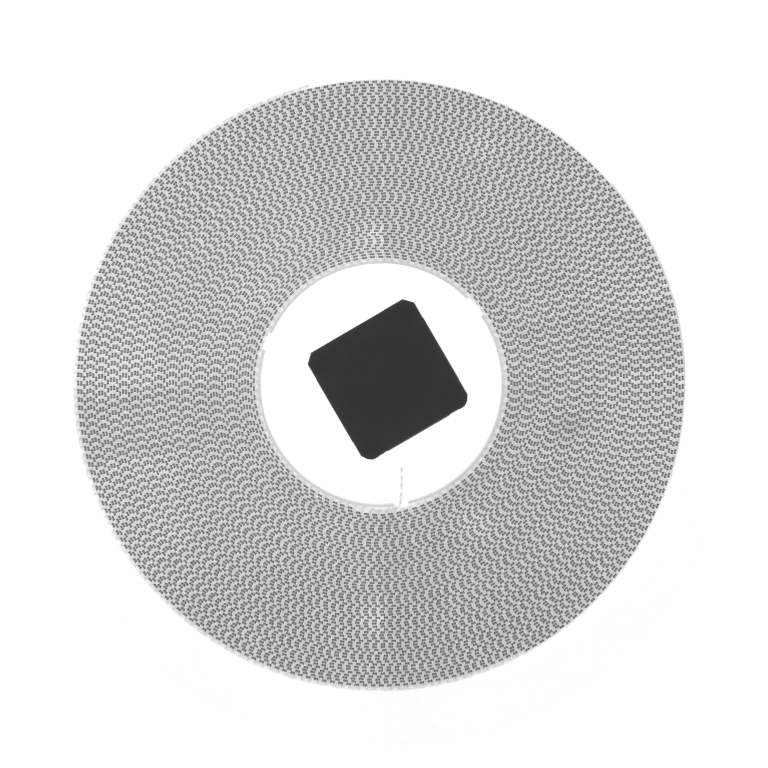
#> input picture opencv_count_reel/reel01.jpg, 3072 x 3072 px, found by its file name (shown at 1/4 size)
$ python count_reel.py
#> lines starting #> are read from the running program, lines starting #| are printed output that depends on the picture; after the words box and inside, x2 and y2 are one past the last pixel; in counts of white or black regions, pixels touching at a corner belong together
import cv2
#reel_img=cv2.imread(r'E:\GitHub\PythonDoSomething\\opencv_count_reel\reel01.jpg',cv2.IMREAD_GRAYSCALE)
reel_img=cv2.imread(r'E:\GitHub\PythonDoSomething\opencv_count_reel\reel01.jpg')
#> reel_img is the input picture: shape (3072, 3072, 3); min 48, max 255, mean 216.3
#reel_img = cv2.resize(reel_img,(600,600),interpolation=cv2.INTER_AREA)
reel_img_gray = cv2.cvtColor(reel_img, cv2.COLOR_BGR2GRAY)
ret,binary_reel_img=cv2.threshold(reel_img_gray,175,255,cv2.THRESH_BINARY)
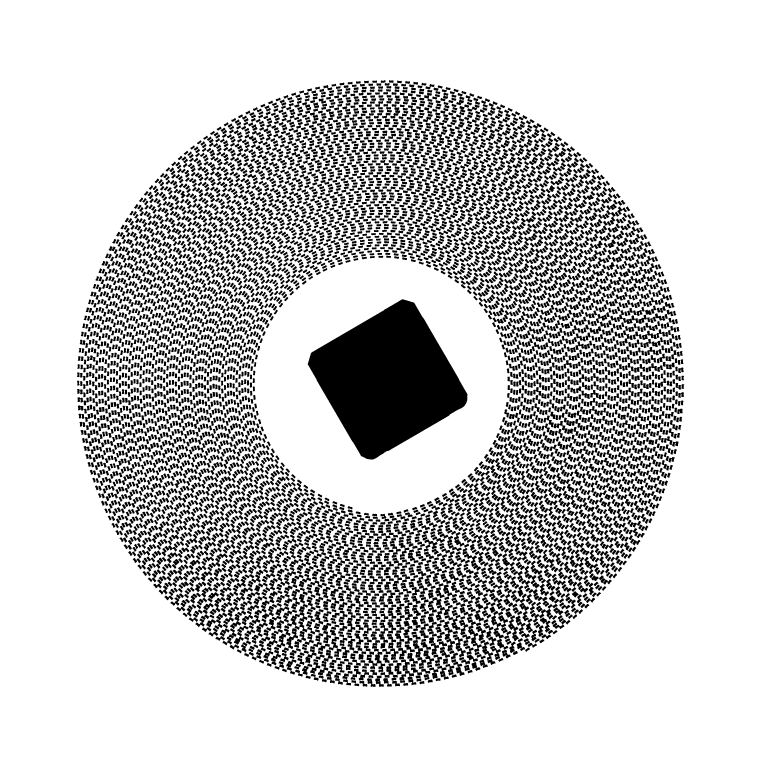
#> binary_reel_img: shape (3072, 3072) (shown at 1/4 size); 80.2% white; 7533 black regions

contours,hierarchy = cv2.findContours(binary_reel_img,cv2.RETR_TREE,cv2.CHAIN_APPROX_SIMPLE)    # 输出为三个参数
#> contours = 8192 contours, 335 with area under 20; largest, box (x1, y1, x2, y2) and area: (0, 0, 3072, 3072) 9431041, (1230, 1196, 1871, 1839) 242778, (1144, 2375, 1232, 2598) 4662, (1455, 2559, 1542, 2690) 4193, (1853, 2446, 1928, 2623) 3428
img_after=cv2.drawContours(reel_img,contours,-1,(0,0,255),1)
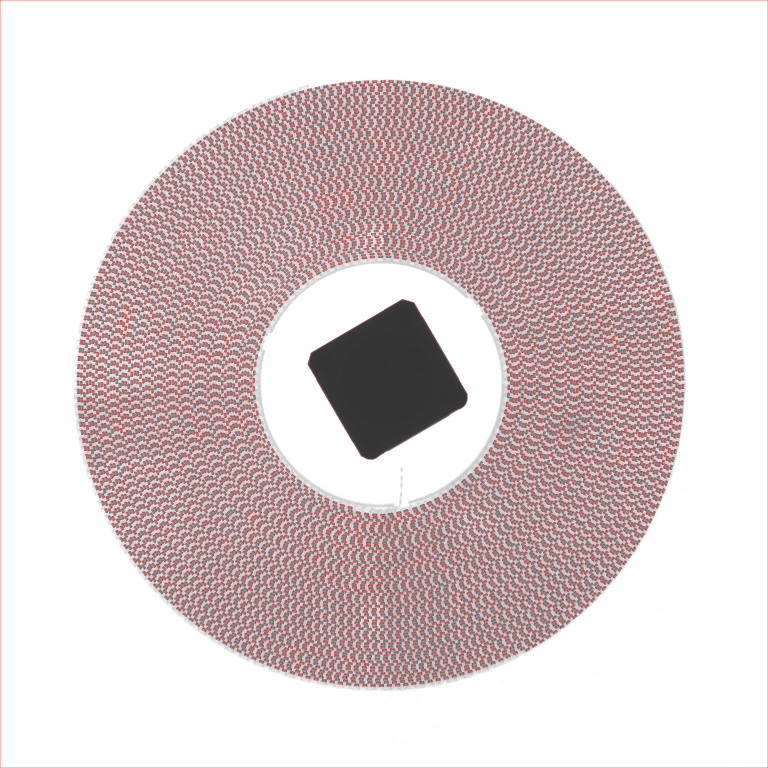
#> img_after: shape (3072, 3072, 3) (shown at 1/4 size); mean B, G, R 206.4, 206.4, 219.5
cv2.imshow("img_after", img_after)
cv2.imwrite(r'E:\GitHub\PythonDoSomething\opencv_count_reel\reel01_after.jpg',img_after)
cv2.waitKey(0)
print (len(contours))
#| 8192


#将图片保存到指定位置
